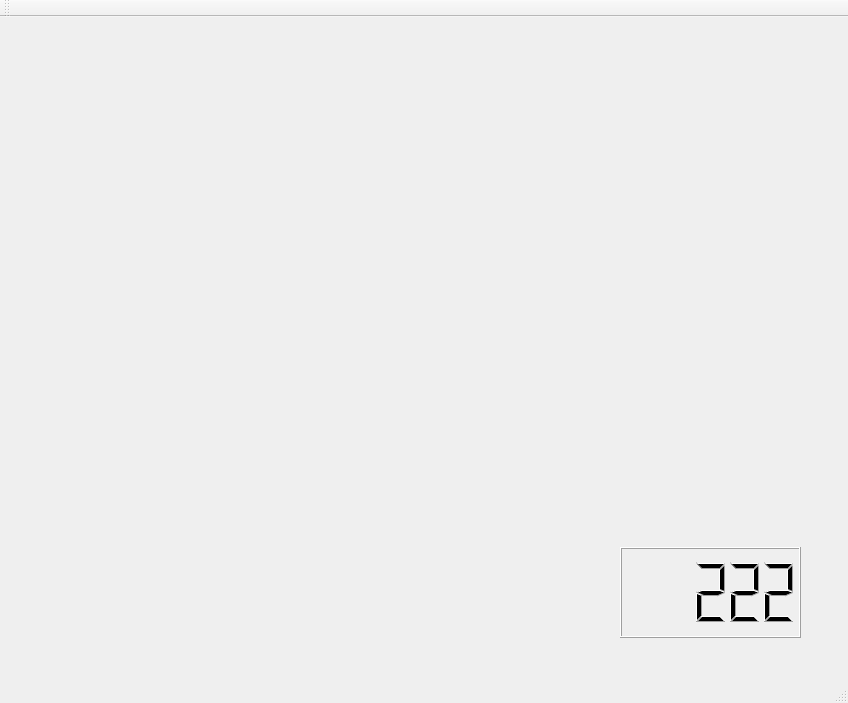
<?xml version="1.0" encoding="UTF-8"?>
<ui version="4.0">
 <class>MainWindow</class>
 <widget class="QMainWindow" name="MainWindow">
  <property name="geometry">
   <rect>
    <x>0</x>
    <y>0</y>
    <width>848</width>
    <height>703</height>
   </rect>
  </property>
  <property name="windowTitle">
   <string>MainWindow</string>
  </property>
  <widget class="QWidget" name="centralWidget">
   <widget class="QLCDNumber" name="lcdNumber">
    <property name="geometry">
     <rect>
      <x>620</x>
      <y>530</y>
      <width>181</width>
      <height>91</height>
     </rect>
    </property>
    <property name="value" stdset="0">
     <double>222.000000000000000</double>
    </property>
   </widget>
  </widget>
  <widget class="QMenuBar" name="menuBar">
   <property name="geometry">
    <rect>
     <x>0</x>
     <y>0</y>
     <width>848</width>
     <height>25</height>
    </rect>
   </property>
  </widget>
  <widget class="QToolBar" name="mainToolBar">
   <attribute name="toolBarArea">
    <enum>TopToolBarArea</enum>
   </attribute>
   <attribute name="toolBarBreak">
    <bool>false</bool>
   </attribute>
  </widget>
  <widget class="QStatusBar" name="statusBar"/>
 </widget>
 <layoutdefault spacing="6" margin="11"/>
 <resources/>
 <connections/>
</ui>
